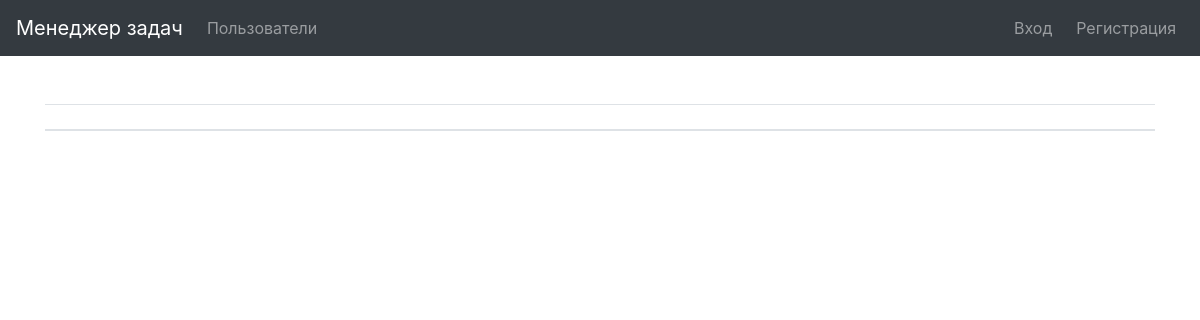
Before: /users/ with the older database file.
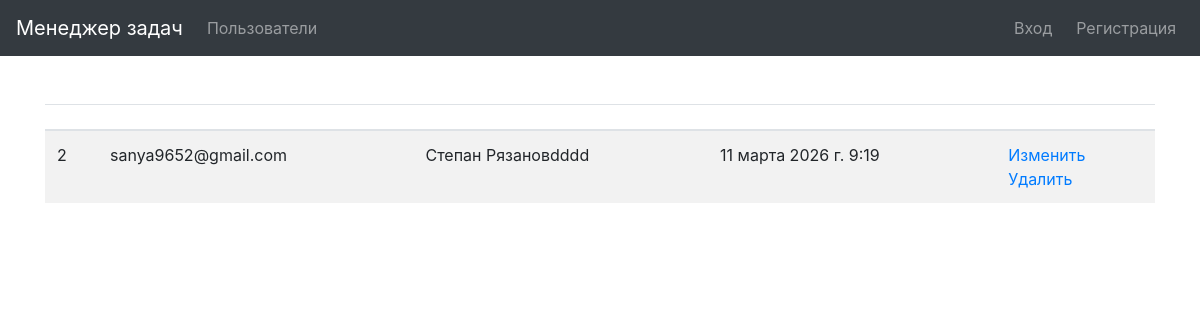
After: the same page with the newer database file.
### users/models.py (models this page shows)
class User(AbstractUser):
    def __str__(self):
        return self.get_full_name()

### users/views.py (the view)
# urls.py: path('', UsersList.as_view(), name="users"),
class UsersList(ListView):
    model = get_user_model()
    template_name = os.path.join('users', 'index.html')
    context_object_name = 'users'
    extra_context = {
        "edit": "Изменить",
        "delete": "Удалить",
    }

### users/templates/users/index.html (shortened to what this page needs)
{% extends 'base.html' %}
{% load bootstrap4 %}
{% load i18n %}
{% block content %}
<table class="table table-striped">
    <thead>
      <tr>
        <th>{{ ID }}</th>
        <th>{{ username }}</th>
        <th>{{ full_name }}</th>
        <th>{{ created_at }}</th>
        <th></th>
      </tr>
    </thead>
    <tbody>
        {% for user in users %}
        <tr>
          <td>{{ user.id }}</td>
          <td>{{ user.username }}</td>
          <td>{{ user.get_full_name }}</td>
          <td>{{ user.date_joined }}</td>
          <td>
            <a href="{% url 'users:update' user.id %}">{{ edit }}</a>
            <br>
            <a href="{% url 'users:delete' user.id %}">{{ delete }}</a>
          </td>
        </tr>
        {% endfor %}
    </tbody>
  </table>
  {% endblock %}

Changed rows visible on the page:
added User: id "2", username "sanya9652@gmail.com", get_full_name "Степан Рязановdddd", date_joined "11 марта 2026 г. 9:19", edit "Изменить", delete "Удалить"
